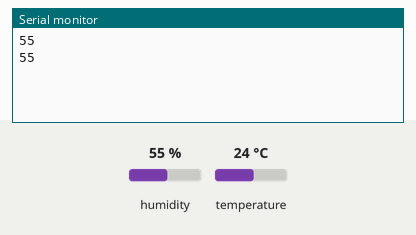
This sketch was run on a simulated Arduino Uno, built with avr-gcc and run on an emulated ATmega328P. On the bench: the last lines printed to the serial monitor. The inputs (shaded band) are chosen by the test bench; at power-on: humidity 55 %, temperature 24 °C.

Above: at 1.8 s.
1.9 s: humidity set to 22 %
At 2.8 s:
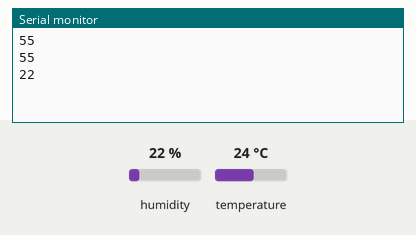
3.4 s: humidity set to 40 %
At 4.9 s:
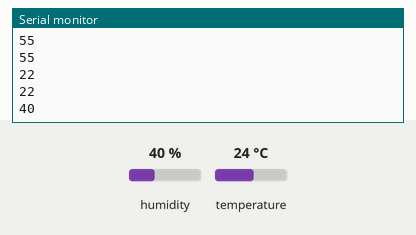
Timing chart, 0 to 6.4 s (numbered marks = the images above; inputs shaded):
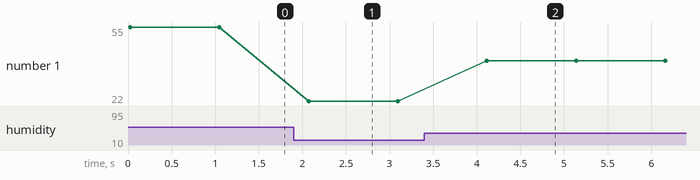

The sketch:

humidity_avec_uniquement_humidit_.ino
```cpp
//www.elegoo.com
//2016.12.9

#include <SimpleDHT.h>

// for DHT11,
//      VCC: 5V or 3V
//      GND: GND
//      DATA: 2
int pinDHT11 = 2;
SimpleDHT11 dht11;

void setup() {
  Serial.begin(9600);
}

void loop() {
  // start working...


  // read with raw sample data.
  byte temperature = 0;
  byte humidity = 0;
  byte data[40] = {0};

  if (dht11.read(pinDHT11, &temperature, &humidity, data)) {
    return;
  }


  Serial.println((int)humidity);

  // DHT11 sampling rate is 1HZ.
  delay(1000);
}
```

Measured:
- after the input at 1.9 s, the serial monitor: prints a new line after 0.17 s (image 1)
- after the input at 3.4 s, the serial monitor: prints a new line after 0.72 s (image 2)
- plotted number 1: 55 → 22 after the input at 1.9 s, 22 → 40 after the input at 3.4 s
